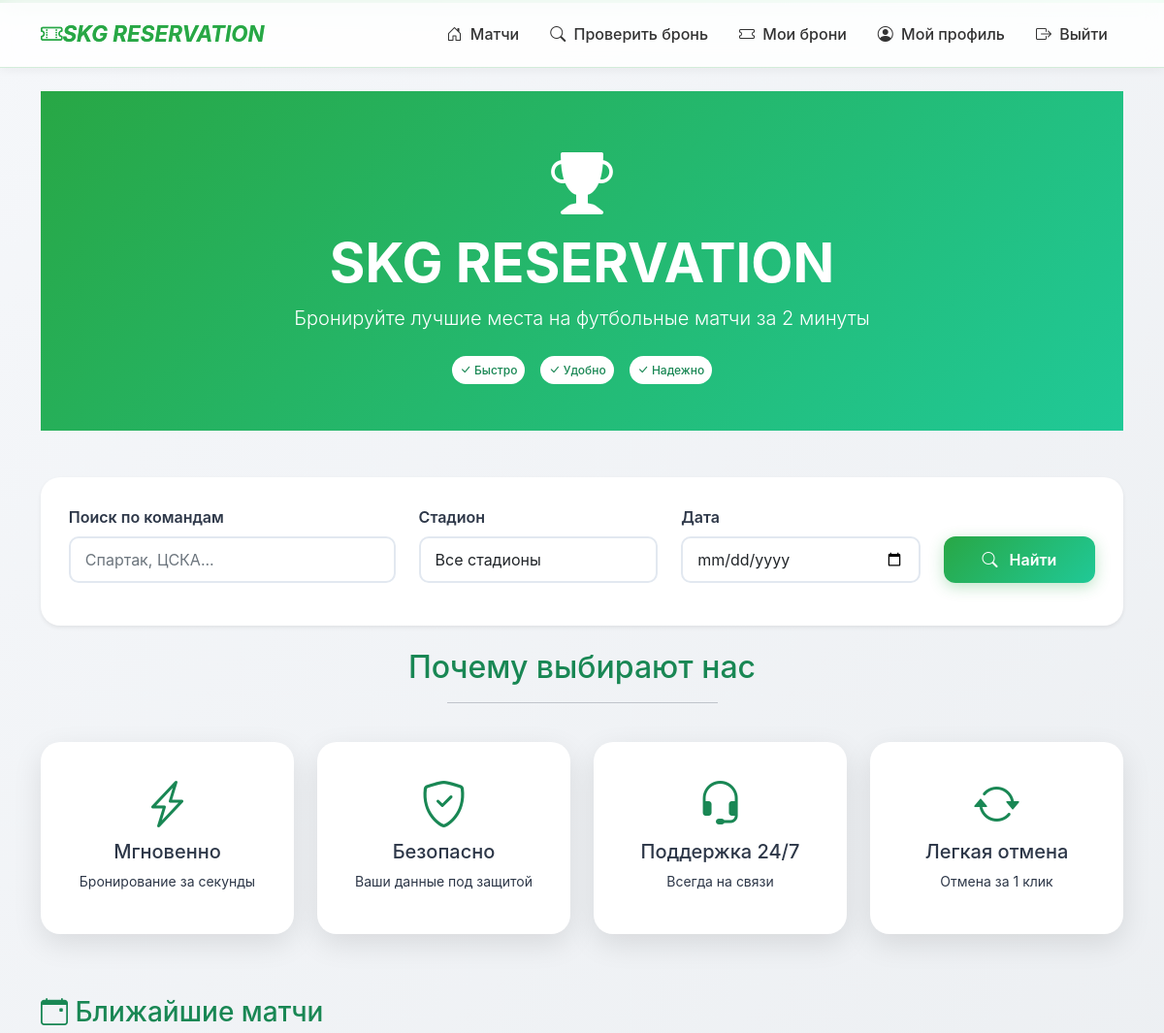
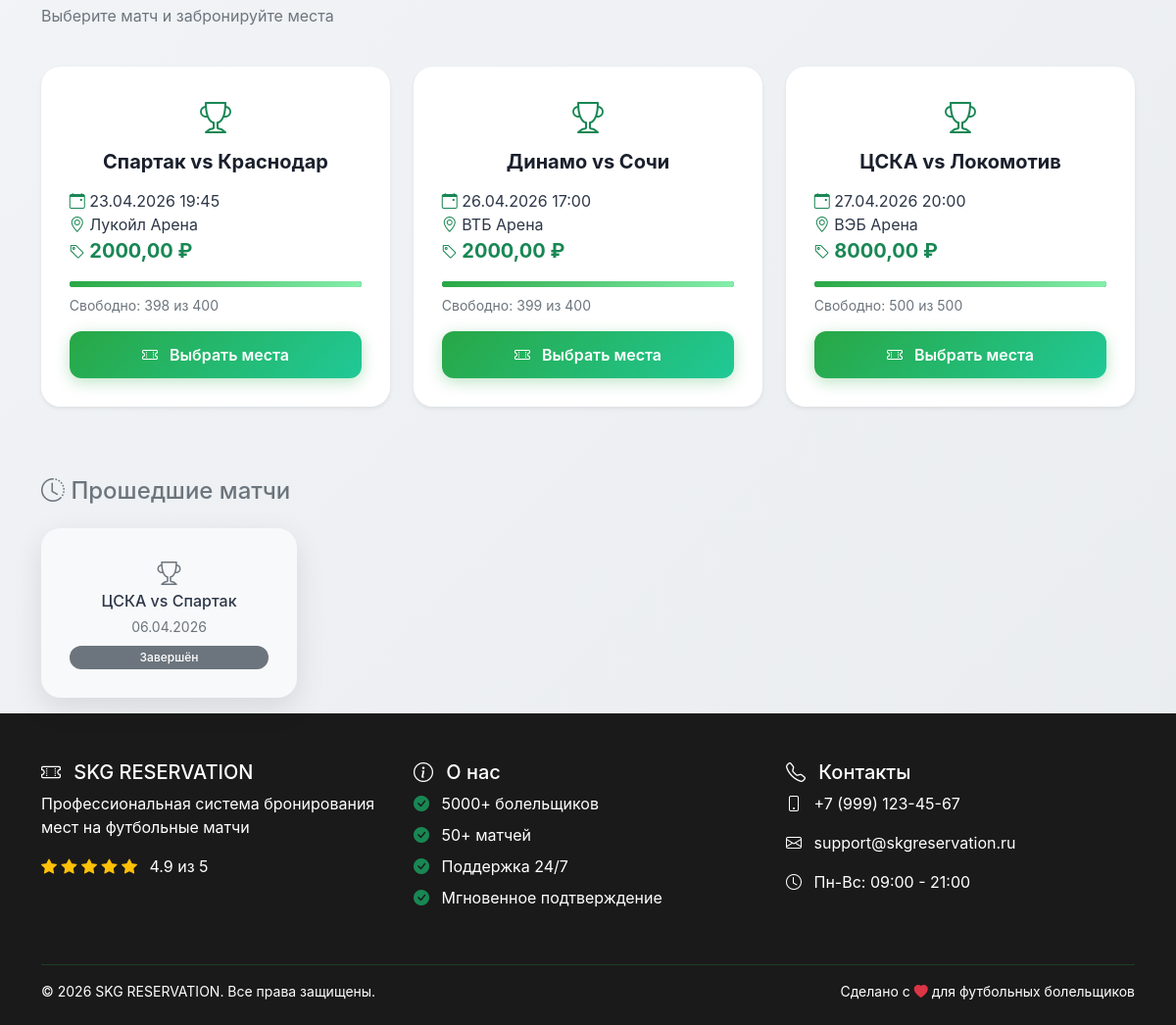
The app's page / (signed in) with its own data (2 pictures, top to bottom).
### bookings/models.py (models this page shows, shortened)
class Match(models.Model):
    home_team = models.CharField('Хозяева', max_length=100)
    away_team = models.CharField('Гости', max_length=100)
    match_date = models.DateTimeField('Дата и время')
    stadium = models.ForeignKey(Stadium, on_delete=models.CASCADE)
    price = models.DecimalField('Цена', max_digits=10, decimal_places=2, default=500)
    is_active = models.BooleanField('Активен', default=True)
    created_at = models.DateTimeField('Создан', auto_now_add=True)
    @property
    def available_seats_count(self):
        booked = Booking.objects.filter(match=self, status='confirmed').count()
        return self.stadium.total_seats - booked

class Stadium(models.Model):
    name = models.CharField('Название', max_length=200)
    address = models.TextField('Адрес')
    total_seats = models.IntegerField('Всего мест')
    rows = models.IntegerField('Ряды', default=10)
    seats_per_row = models.IntegerField('Мест в ряду', default=20)

### bookings/views.py (the view)
# urls.py: path('', views.index, name='index'),
def index(request):
    matches = Match.objects.filter(
        match_date__gte=timezone.now(),
        is_active=True
    ).order_by('match_date')
    search_query = request.GET.get('search', '')
    if search_query:
        matches = matches.filter(
            Q(home_team__icontains=search_query) |
            Q(away_team__icontains=search_query)
        )
    stadium_filter = request.GET.get('stadium', '')
    if stadium_filter:
        matches = matches.filter(stadium__id=stadium_filter)
    date_filter = request.GET.get('date', '')
    if date_filter:
        matches = matches.filter(match_date__date=date_filter)
    past_matches = Match.objects.filter(
        match_date__lt=timezone.now()
    ).order_by('-match_date')[:5]
    stadiums = Stadium.objects.all()
    return render(request, 'bookings/index.html', {
        'upcoming_matches': matches,
        'past_matches': past_matches,
        'stadiums': stadiums,
        'search_query': search_query,
        'stadium_filter': stadium_filter,
        'date_filter': date_filter,
    })

### bookings/context_processors.py (called while the page is built)
def current_datetime(request):
    return {'now': timezone.now()}

### bookings/templates/bookings/index.html (shortened to what this page needs)
{% extends 'bookings/base.html' %}
{% block content %}
<div class="row mb-5">
    <div class="col-12">
        <div class="rounded-4 p-5 text-center" style="background: linear-gradient(135deg, #28a745, #20c997);">
            <i class="bi bi-trophy-fill text-white mb-3" style="font-size: 4rem;"></i>
            <h1 class="display-4 text-white fw-bold">SKG RESERVATION</h1>
            <p class="lead text-white">Бронируйте лучшие места на футбольные матчи за 2 минуты</p>
            <div class="d-flex justify-content-center gap-3 mt-4">
                <span class="badge bg-white text-success p-2"><i class="bi bi-check-lg"></i> Быстро</span>
                <span class="badge bg-white text-success p-2"><i class="bi bi-check-lg"></i> Удобно</span>
                <span class="badge bg-white text-success p-2"><i class="bi bi-check-lg"></i> Надежно</span>
            </div>
        </div>
    </div>
</div>
<div class="card shadow-sm border-0 mb-4">
    <div class="card-body">
        <form method="get">
            <div class="row">
                <div class="col-md-4 mb-3">
                    <label class="form-label fw-semibold">Поиск по командам</label>
                    <input type="text" name="search" class="form-control" placeholder="Спартак, ЦСКА..." value="{{ search_query }}">
                </div>
                <div class="col-md-3 mb-3">
                    <label class="form-label fw-semibold">Стадион</label>
                    <select name="stadium" class="form-control">
                        <option value="">Все стадионы</option>
                    </select>
                </div>
                <div class="col-md-3 mb-3">
                    <label class="form-label fw-semibold">Дата</label>
                    <input type="date" name="date" class="form-control" value="{{ date_filter }}">
                </div>
                <div class="col-md-2 mb-3 d-flex align-items-end">
                    <button type="submit" class="btn btn-success w-100" style="white-space: nowrap;">
                        <i class="bi bi-search"></i> Найти
                    </button>
                </div>
            </div>
        </form>
    </div>
</div>
<div class="row mb-5">
    <div class="col-12 text-center mb-4">
        <h2 class="text-success">Почему выбирают нас</h2>
        <hr class="w-25 mx-auto border-success">
    </div>
    <div class="col-md-3 mb-3">
        <div class="card text-center h-100 border-success">
            <div class="card-body">
                <i class="bi bi-lightning-charge text-success mb-3" style="font-size: 3rem;"></i>
                <h5>Мгновенно</h5>
                <p class="small">Бронирование за секунды</p>
            </div>
        </div>
    </div>
    <div class="col-md-3 mb-3">
        <div class="card text-center h-100 border-success">
            <div class="card-body">
                <i class="bi bi-shield-check text-success mb-3" style="font-size: 3rem;"></i>
                <h5>Безопасно</h5>
                <p class="small">Ваши данные под защитой</p>
            </div>
        </div>
    </div>
    <div class="col-md-3 mb-3">
        <div class="card text-center h-100 border-success">
            <div class="card-body">
                <i class="bi bi-headset text-success mb-3" style="font-size: 3rem;"></i>
                <h5>Поддержка 24/7</h5>
                <p class="small">Всегда на связи</p>
            </div>
        </div>
    </div>
    <div class="col-md-3 mb-3">
        <div class="card text-center h-100 border-success">
            <div class="card-body">
                <i class="bi bi-arrow-repeat text-success mb-3" style="font-size: 3rem;"></i>
                <h5>Легкая отмена</h5>
                <p class="small">Отмена за 1 клик</p>
            </div>
        </div>
    </div>
</div>
{% if upcoming_matches %}
<div class="row">
    <div class="col-12 mb-4">
        <h3 class="text-success"><i class="bi bi-calendar-event"></i> Ближайшие матчи</h3>
        <p class="text-muted">Выберите матч и забронируйте места</p>
    </div>
    {% for match in upcoming_matches %}
    <div class="col-md-4 mb-4">
        <div class="card h-100 shadow-sm">
            <div class="card-body">
                <div class="text-center mb-3">
                    <i class="bi bi-trophy text-success" style="font-size: 2rem;"></i>
                    <h5 class="card-title mt-2 fw-bold">{{ match.home_team }} vs {{ match.away_team }}</h5>
                </div>
                <p class="card-text">
                    <i class="bi bi-calendar-event text-success"></i> {{ match.match_date|date:"d.m.Y H:i" }}<br>
                    <i class="bi bi-geo-alt text-success"></i> {{ match.stadium.name }}<br>
                    <i class="bi bi-tag text-success"></i> <strong class="fs-5 text-success">{{ match.price }} ₽</strong>
                </p>
                <div class="progress mb-2" style="height: 6px;">
                    <div class="progress-bar bg-success" role="progressbar" style="width: {{ match.available_seats_count }}%;"></div>
                </div>
                <p class="small text-muted mb-3">Свободно: {{ match.available_seats_count }} из {{ match.stadium.total_seats }}</p>
                <a href="{% url 'select_row' match.id %}" class="btn btn-success w-100">
                    <i class="bi bi-ticket-perforated"></i> Выбрать места
                </a>
            </div>
        </div>
    </div>
    {% endfor %}
</div>
{% endif %}
{% if past_matches %}
<div class="row mt-5">
    <div class="col-12 mb-3">
        <h4 class="text-secondary"><i class="bi bi-clock-history"></i> Прошедшие матчи</h4>
    </div>
    {% for match in past_matches %}
    <div class="col-md-3 mb-3">
        <div class="card bg-light">
            <div class="card-body text-center">
                <i class="bi bi-trophy text-secondary mb-2" style="font-size: 1.5rem;"></i>
                <h6 class="mb-1">{{ match.home_team }} vs {{ match.away_team }}</h6>
                <small class="text-muted">{{ match.match_date|date:"d.m.Y" }}</small>
                <span class="badge bg-secondary d-block mt-2">Завершён</span>
            </div>
        </div>
    </div>
    {% endfor %}
</div>
{% endif %}
{% endblock %}

### static/css/style.css (style rules this page uses)
:root { --primary: #28a745; --primary-dark: #218838; --primary-light: #86efac; --dark: #1a1a1a; --gray: #6c757d; --light: #f8f9fa; --gradient: linear-gradient(135deg, #28a745 0%, #86efac 100%); --shadow: 0 10px 30px rgba(0, 0, 0, 0.1); --shadow-hover: 0 20px 40px rgba(0, 0, 0, 0.15); --transition: all 0.3s cubic-bezier(0.4, 0, 0.2, 1); }
* { margin: 0; padding: 0; box-sizing: border-box; }
html, body { height: 100%; scroll-behavior: smooth; }
body { font-family: 'Inter', -apple-system, BlinkMacSystemFont, 'Segoe UI', Roboto, sans-serif; background: linear-gradient(135deg, #f5f7fa 0%, #e9ecef 100%); color: #2d3748; display: flex; flex-direction: column; min-height: 100vh; }
.card { background: white; border: none; border-radius: 20px; transition: var(--transition); overflow: hidden; position: relative; box-shadow: var(--shadow); }
.card::before { content: ''; position: absolute; top: 0; left: 0; right: 0; height: 4px; background: var(--gradient); transform: translateY(-100%); transition: var(--transition); }
.card-body { padding: 1.8rem; }
.card-title { font-weight: 700; color: #1a202c; }
.btn { border: none; border-radius: 12px; padding: 12px 28px; font-weight: 600; transition: all 0.3s cubic-bezier(0.4, 0, 0.2, 1); position: relative; overflow: hidden; z-index: 1; }
.btn-success { background: linear-gradient(135deg, #28a745, #20c997); color: white; box-shadow: 0 4px 15px rgba(40, 167, 69, 0.3); }
.btn::after { content: ''; position: absolute; top: 50%; left: 50%; width: 0; height: 0; border-radius: 50%; background: rgba(255, 255, 255, 0.5); transform: translate(-50%, -50%); transition: width 0.4s, height 0.4s; z-index: -1; }
.btn i { margin-right: 8px; transition: transform 0.2s ease; }
.badge { transition: all 0.3s ease; }
.form-control { border: 2px solid #e2e8f0; border-radius: 12px; padding: 12px 16px; transition: var(--transition); }
.progress { border-radius: 10px; background: #e9ecef; overflow: hidden; }
.progress-bar { background: var(--gradient); transition: width 1s ease; }
.badge { padding: 6px 12px; border-radius: 50px; font-weight: 500; }
.form-control { border: 2px solid #e2e8f0; border-radius: 10px; padding: 10px 15px; font-size: 1rem; transition: all 0.3s ease; width: 100%; }
.form-label { font-weight: 600; margin-bottom: 8px; color: #2d3748; }
.btn-success { background: linear-gradient(135deg, #28a745, #20c997); border: none; font-weight: 600; transition: all 0.3s ease; }
.btn { white-space: nowrap; }

### bookings/templates/bookings/base.html (style rules this page uses)
html, body { height: 100%; margin: 0; padding: 0; }
body { display: flex; flex-direction: column; min-height: 100vh; }

### records on screen
Match: home_team "Спартак", away_team "Краснодар", match_date "23.04.2026 19:45", stadium.name "Лукойл Арена", price "2000,00", available_seats_count "398", stadium.total_seats "400"
Match: home_team "Динамо", away_team "Сочи", match_date "26.04.2026 17:00", stadium.name "ВТБ Арена", price "2000,00", available_seats_count "399", stadium.total_seats "400"
Match: home_team "ЦСКА", away_team "Локомотив", match_date "27.04.2026 20:00", stadium.name "ВЭБ Арена", price "8000,00", available_seats_count "500", stadium.total_seats "500"
Match: home_team "ЦСКА", away_team "Спартак", match_date "06.04.2026"
